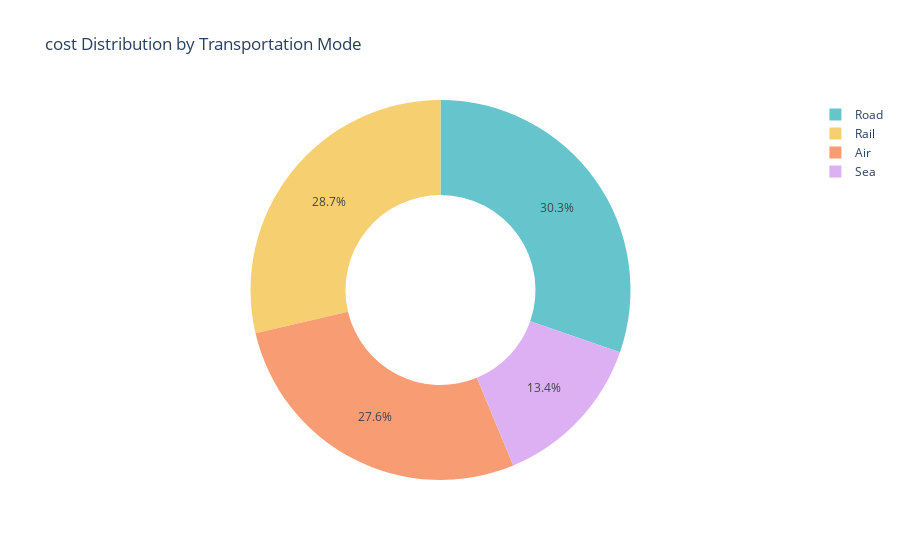

Notebook code for this chart:
### Code cell
transportation=px.pie(df,values="Costs",
                      names="Transportation modes",
                      title="cost Distribution by Transportation Mode",
                      hole=0.5,
                      color_discrete_sequence=px.colors.qualitative.Pastel)
transportation

### Figure 1 — Plotly figure (JSON) as saved in the notebook; plotly's stock layout.template omitted (floating-point values rounded to 4 significant figures)
{"data": [{"domain": {"x": [0, 1], "y": [0, 1]}, "hole": 0.5, "hovertemplate": "Transportation modes=%{label}<br>Costs=%{value}<extra></extra>", "labels": ["Road", "Road", "Air", "Rail", "Air", "Road", "Sea", "Road", "Sea", "Rail", "Road", "Air", "Road", "Road", "Air", "Sea", "Air", "Air", "Sea", "Road", "Air", "Air", "Rail", "Rail", "Air", "Road", "Rail", "Sea", "Air", "Road", "Road", "Rail", "Road", "Sea", "Road", "Sea", "Air", "Sea", "Air", "Air", "Road", "Sea", "Road", "Air", "Rail", "Rail", "Road", "Rail", "Rail", "Rail", "Rail", "Road", "Air", "Air", "Road", "Sea", "Air", "Rail", "Road", "Air", "Rail", "Air", "Sea", "Sea", "Air", "Rail", "Road", "Sea", "Rail", "Air", "Road", "Road", "Rail", "Road", "Rail", "Air", "Rail", "Road", "Sea", "Air", "Sea", "Rail", "Road", "Road", "Air", "Road", "Rail", "Sea", "Sea", "Rail", "Rail", "Rail", "Rail", "Air", "Rail", "Air", "Road", "Road", "Rail", "Rail"], "legendgroup": "", "name": "", "showlegend": true, "type": "pie", "values": [187.8, 503.1, 141.9, 254.8, 923.4, 235.5, 134.4, 802.1, 505.6, 995.9, 806.1, 126.7, 403.0, 547.2, 929.2, 127.9, 865.5, 670.9, 593.5, 477.3, 493.9, 523.4, 205.6, 196.3, 758.7, 458.5, 617.9, 762.5, 123.4, 764.9, 880.1, 609.4, 761.2, 371.3, 510.4, 553.4, 403.8, 183.9, 339.7, 653.7, 529.8, 275.5, 635.7, 716.0, 610.5, 495.3, 380.4, 581.6, 768.7, 336.9, 496.2, 695.0, 602.9, 750.7, 814.1, 323.0, 832.2, 482.2, 110.4, 312.6, 430.2, 164.4, 320.8, 687.3, 771.2, 555.9, 393.8, 169.3, 299.7, 207.7, 183.3, 405.2, 677.9, 866.5, 341.6, 873.1, 997.4, 852.6, 323.6, 351.5, 787.8, 276.8, 590.0, 683.0, 465.5, 842.7, 264.3, 879.4, 103.9, 517.5, 990.1, 996.8, 230.1, 823.5, 846.7, 778.9, 188.7, 540.1, 882.2, 210.7]}], "layout": {"autosize": true, "legend": {"tracegroupgap": 0}, "piecolorway": ["rgb(102, 197, 204)", "rgb(246, 207, 113)", "rgb(248, 156, 116)", "rgb(220, 176, 242)", "rgb(135, 197, 95)", "rgb(158, 185, 243)", "rgb(254, 136, 177)", "rgb(201, 219, 116)", "rgb(139, 224, 164)", "rgb(180, 151, 231)", "rgb(179, 179, 179)"], "title": {"text": "cost Distribution by Transportation Mode"}}}
